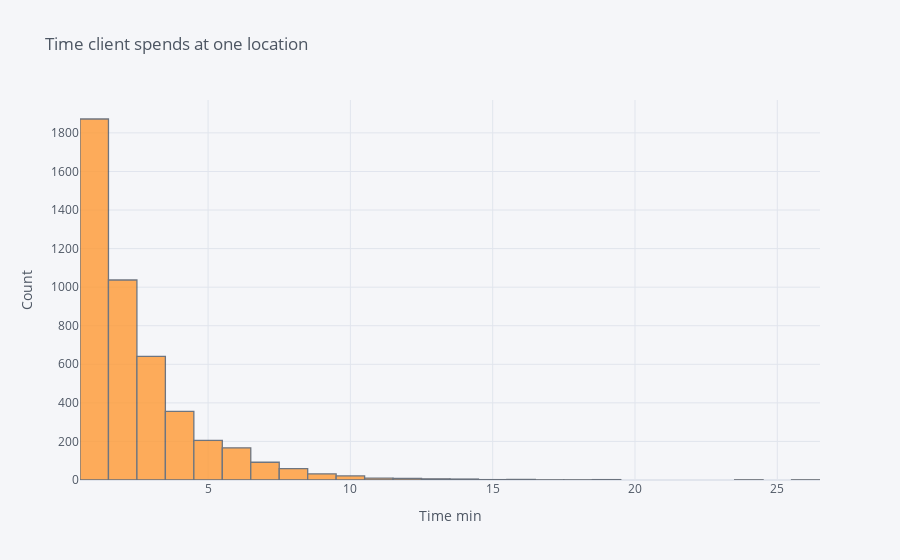

Notebook code cell kept with this figure:
### Code cell
df_.loc[df_['location']=='fruit', 'delta'].iplot(kind='hist', 
    xTitle='Time min', yTitle='Count', 
    title='Time client spends at one location')

### Figure 1 — Plotly figure (JSON) as saved in the notebook; plotly's stock layout.template omitted (floating-point values rounded to 4 significant figures; data arrays with more than 128 entries replaced by an {"elided": "..."} marker saying what was removed)
{"data": [{"histfunc": "count", "histnorm": "", "marker": {"color": "rgba(255, 153, 51, 1.0)", "line": {"color": "#4D5663", "width": 1.3}}, "name": "delta", "opacity": 0.8, "orientation": "v", "type": "histogram", "x": {"elided": "4522 int values"}}], "layout": {"barmode": "overlay", "legend": {"bgcolor": "#F5F6F9", "font": {"color": "#4D5663"}}, "paper_bgcolor": "#F5F6F9", "plot_bgcolor": "#F5F6F9", "title": {"font": {"color": "#4D5663"}, "text": "Time client spends at one location"}, "xaxis": {"gridcolor": "#E1E5ED", "showgrid": true, "tickfont": {"color": "#4D5663"}, "title": {"font": {"color": "#4D5663"}, "text": "Time min"}, "zerolinecolor": "#E1E5ED"}, "yaxis": {"gridcolor": "#E1E5ED", "showgrid": true, "tickfont": {"color": "#4D5663"}, "title": {"font": {"color": "#4D5663"}, "text": "Count"}, "zerolinecolor": "#E1E5ED"}}}
